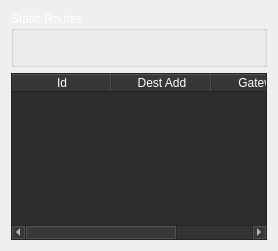
            <widget class="QWidget" name="page_8">
             <layout class="QVBoxLayout" name="verticalLayout_13">
              <item>
               <widget class="QGroupBox" name="groupBox_8">
                <property name="sizePolicy">
                 <sizepolicy hsizetype="Preferred" vsizetype="Preferred">
                  <horstretch>0</horstretch>
                  <verstretch>1</verstretch>
                 </sizepolicy>
                </property>
                <property name="palette">
                 <palette>
                  <active>
                   <colorrole role="WindowText">
                    <brush brushstyle="SolidPattern">
                     <color alpha="255">
                      <red>255</red>
                      <green>255</green>
                      <blue>255</blue>
                     </color>
                    </brush>
                   </colorrole>
                   <colorrole role="Button">
                    <brush brushstyle="SolidPattern">
                     <color alpha="255">
                      <red>45</red>
                      <green>45</green>
                      <blue>45</blue>
                     </color>
                    </brush>
                   </colorrole>
                   <colorrole role="Base">
                    <brush brushstyle="SolidPattern">
                     <color alpha="255">
                      <red>45</red>
                      <green>45</green>
                      <blue>45</blue>
                     </color>
                    </brush>
                   </colorrole>
                   <colorrole role="Window">
                    <brush brushstyle="SolidPattern">
                     <color alpha="255">
                      <red>45</red>
                      <green>45</green>
                      <blue>45</blue>
                     </color>
                    </brush>
                   </colorrole>
                  </active>
                  <inactive>
                   <colorrole role="WindowText">
                    <brush brushstyle="SolidPattern">
                     <color alpha="255">
                      <red>255</red>
                      <green>255</green>
                      <blue>255</blue>
                     </color>
                    </brush>
                   </colorrole>
                   <colorrole role="Button">
                    <brush brushstyle="SolidPattern">
                     <color alpha="255">
                      <red>45</red>
                      <green>45</green>
                      <blue>45</blue>
                     </color>
                    </brush>
                   </colorrole>
                   <colorrole role="Base">
                    <brush brushstyle="SolidPattern">
                     <color alpha="255">
                      <red>45</red>
                      <green>45</green>
                      <blue>45</blue>
                     </color>
                    </brush>
                   </colorrole>
                   <colorrole role="Window">
                    <brush brushstyle="SolidPattern">
                     <color alpha="255">
                      <red>45</red>
                      <green>45</green>
                      <blue>45</blue>
                     </color>
                    </brush>
                   </colorrole>
                  </inactive>
                  <disabled>
                   <colorrole role="WindowText">
                    <brush brushstyle="SolidPattern">
                     <color alpha="255">
                      <red>120</red>
                      <green>120</green>
                      <blue>120</blue>
                     </color>
                    </brush>
                   </colorrole>
                   <colorrole role="Button">
                    <brush brushstyle="SolidPattern">
                     <color alpha="255">
                      <red>45</red>
                      <green>45</green>
                      <blue>45</blue>
                     </color>
                    </brush>
                   </colorrole>
                   <colorrole role="Base">
                    <brush brushstyle="SolidPattern">
                     <color alpha="255">
                      <red>45</red>
                      <green>45</green>
                      <blue>45</blue>
                     </color>
                    </brush>
                   </colorrole>
                   <colorrole role="Window">
                    <brush brushstyle="SolidPattern">
                     <color alpha="255">
                      <red>45</red>
                      <green>45</green>
                      <blue>45</blue>
                     </color>
                    </brush>
                   </colorrole>
                  </disabled>
                 </palette>
                </property>
                <property name="title">
                 <string>Static Routes</string>
                </property>
                <widget class="QPushButton" name="btn_add_routes">
                 <property name="geometry">
                  <rect>
                   <x>50</x>
                   <y>80</y>
                   <width>111</width>
                   <height>41</height>
                  </rect>
                 </property>
                 <property name="palette">
                  <palette>
                   <active>
                    <colorrole role="Button">
                     <brush brushstyle="SolidPattern">
                      <color alpha="255">
                       <red>45</red>
                       <green>45</green>
                       <blue>45</blue>
                      </color>
                     </brush>
                    </colorrole>
                    <colorrole role="ButtonText">
                     <brush brushstyle="SolidPattern">
                      <color alpha="255">
                       <red>255</red>
                       <green>255</green>
                       <blue>255</blue>
                      </color>
                     </brush>
                    </colorrole>
                    <colorrole role="Base">
                     <brush brushstyle="SolidPattern">
                      <color alpha="255">
                       <red>45</red>
                       <green>45</green>
                       <blue>45</blue>
                      </color>
                     </brush>
                    </colorrole>
                    <colorrole role="Window">
                     <brush brushstyle="SolidPattern">
                      <color alpha="255">
                       <red>45</red>
                       <green>45</green>
                       <blue>45</blue>
                      </color>
                     </brush>
                    </colorrole>
                   </active>
                   <inactive>
                    <colorrole role="Button">
                     <brush brushstyle="SolidPattern">
                      <color alpha="255">
                       <red>45</red>
                       <green>45</green>
                       <blue>45</blue>
                      </color>
                     </brush>
                    </colorrole>
                    <colorrole role="ButtonText">
                     <brush brushstyle="SolidPattern">
                      <color alpha="255">
                       <red>255</red>
                       <green>255</green>
                       <blue>255</blue>
                      </color>
                     </brush>
                    </colorrole>
                    <colorrole role="Base">
                     <brush brushstyle="SolidPattern">
                      <color alpha="255">
                       <red>45</red>
                       <green>45</green>
                       <blue>45</blue>
                      </color>
                     </brush>
                    </colorrole>
                    <colorrole role="Window">
                     <brush brushstyle="SolidPattern">
                      <color alpha="255">
                       <red>45</red>
                       <green>45</green>
                       <blue>45</blue>
                      </color>
                     </brush>
                    </colorrole>
                   </inactive>
                   <disabled>
                    <colorrole role="Button">
                     <brush brushstyle="SolidPattern">
                      <color alpha="255">
                       <red>45</red>
                       <green>45</green>
                       <blue>45</blue>
                      </color>
                     </brush>
                    </colorrole>
                    <colorrole role="ButtonText">
                     <brush brushstyle="SolidPattern">
                      <color alpha="255">
                       <red>120</red>
                       <green>120</green>
                       <blue>120</blue>
                      </color>
                     </brush>
                    </colorrole>
                    <colorrole role="Base">
                     <brush brushstyle="SolidPattern">
                      <color alpha="255">
                       <red>45</red>
                       <green>45</green>
                       <blue>45</blue>
                      </color>
                     </brush>
                    </colorrole>
                    <colorrole role="Window">
                     <brush brushstyle="SolidPattern">
                      <color alpha="255">
                       <red>45</red>
                       <green>45</green>
                       <blue>45</blue>
                      </color>
                     </brush>
                    </colorrole>
                   </disabled>
                  </palette>
                 </property>
                 <property name="text">
                  <string>Add New</string>
                 </property>
                </widget>
                <widget class="QPushButton" name="btn_update_routes">
                 <property name="geometry">
                  <rect>
                   <x>190</x>
                   <y>80</y>
                   <width>111</width>
                   <height>41</height>
                  </rect>
                 </property>
                 <property name="palette">
                  <palette>
                   <active>
                    <colorrole role="Button">
                     <brush brushstyle="SolidPattern">
                      <color alpha="255">
                       <red>45</red>
                       <green>45</green>
                       <blue>45</blue>
                      </color>
                     </brush>
                    </colorrole>
                    <colorrole role="ButtonText">
                     <brush brushstyle="SolidPattern">
                      <color alpha="255">
                       <red>255</red>
                       <green>255</green>
                       <blue>255</blue>
                      </color>
                     </brush>
                    </colorrole>
                    <colorrole role="Base">
                     <brush brushstyle="SolidPattern">
                      <color alpha="255">
                       <red>45</red>
                       <green>45</green>
                       <blue>45</blue>
                      </color>
                     </brush>
                    </colorrole>
                    <colorrole role="Window">
                     <brush brushstyle="SolidPattern">
                      <color alpha="255">
                       <red>45</red>
                       <green>45</green>
                       <blue>45</blue>
                      </color>
                     </brush>
                    </colorrole>
                   </active>
                   <inactive>
                    <colorrole role="Button">
                     <brush brushstyle="SolidPattern">
                      <color alpha="255">
                       <red>45</red>
                       <green>45</green>
                       <blue>45</blue>
                      </color>
                     </brush>
                    </colorrole>
                    <colorrole role="ButtonText">
                     <brush brushstyle="SolidPattern">
                      <color alpha="255">
                       <red>255</red>
                       <green>255</green>
                       <blue>255</blue>
                      </color>
                     </brush>
                    </colorrole>
                    <colorrole role="Base">
                     <brush brushstyle="SolidPattern">
                      <color alpha="255">
                       <red>45</red>
                       <green>45</green>
                       <blue>45</blue>
                      </color>
                     </brush>
                    </colorrole>
                    <colorrole role="Window">
                     <brush brushstyle="SolidPattern">
                      <color alpha="255">
                       <red>45</red>
                       <green>45</green>
                       <blue>45</blue>
                      </color>
                     </brush>
                    </colorrole>
                   </inactive>
                   <disabled>
                    <colorrole role="Button">
                     <brush brushstyle="SolidPattern">
                      <color alpha="255">
                       <red>45</red>
                       <green>45</green>
                       <blue>45</blue>
                      </color>
                     </brush>
                    </colorrole>
                    <colorrole role="ButtonText">
                     <brush brushstyle="SolidPattern">
                      <color alpha="255">
                       <red>120</red>
                       <green>120</green>
                       <blue>120</blue>
                      </color>
                     </brush>
                    </colorrole>
                    <colorrole role="Base">
                     <brush brushstyle="SolidPattern">
                      <color alpha="255">
                       <red>45</red>
                       <green>45</green>
                       <blue>45</blue>
                      </color>
                     </brush>
                    </colorrole>
                    <colorrole role="Window">
                     <brush brushstyle="SolidPattern">
                      <color alpha="255">
                       <red>45</red>
                       <green>45</green>
                       <blue>45</blue>
                      </color>
                     </brush>
                    </colorrole>
                   </disabled>
                  </palette>
                 </property>
                 <property name="text">
                  <string>Update Selected</string>
                 </property>
                </widget>
                <widget class="QPushButton" name="btn_delete_routes">
                 <property name="geometry">
                  <rect>
                   <x>330</x>
                   <y>80</y>
                   <width>111</width>
                   <height>41</height>
                  </rect>
                 </property>
                 <property name="palette">
                  <palette>
                   <active>
                    <colorrole role="Button">
                     <brush brushstyle="SolidPattern">
                      <color alpha="255">
                       <red>45</red>
                       <green>45</green>
                       <blue>45</blue>
                      </color>
                     </brush>
                    </colorrole>
                    <colorrole role="ButtonText">
                     <brush brushstyle="SolidPattern">
                      <color alpha="255">
                       <red>255</red>
                       <green>255</green>
                       <blue>255</blue>
                      </color>
                     </brush>
                    </colorrole>
                    <colorrole role="Base">
                     <brush brushstyle="SolidPattern">
                      <color alpha="255">
                       <red>45</red>
                       <green>45</green>
                       <blue>45</blue>
                      </color>
                     </brush>
                    </colorrole>
                    <colorrole role="Window">
                     <brush brushstyle="SolidPattern">
                      <color alpha="255">
                       <red>45</red>
                       <green>45</green>
                       <blue>45</blue>
                      </color>
                     </brush>
                    </colorrole>
                   </active>
                   <inactive>
                    <colorrole role="Button">
                     <brush brushstyle="SolidPattern">
                      <color alpha="255">
                       <red>45</red>
                       <green>45</green>
                       <blue>45</blue>
                      </color>
                     </brush>
                    </colorrole>
                    <colorrole role="ButtonText">
                     <brush brushstyle="SolidPattern">
                      <color alpha="255">
                       <red>255</red>
                       <green>255</green>
                       <blue>255</blue>
                      </color>
                     </brush>
                    </colorrole>
                    <colorrole role="Base">
                     <brush brushstyle="SolidPattern">
                      <color alpha="255">
                       <red>45</red>
                       <green>45</green>
                       <blue>45</blue>
                      </color>
                     </brush>
                    </colorrole>
                    <colorrole role="Window">
                     <brush brushstyle="SolidPattern">
                      <color alpha="255">
                       <red>45</red>
                       <green>45</green>
                       <blue>45</blue>
                      </color>
                     </brush>
                    </colorrole>
                   </inactive>
                   <disabled>
                    <colorrole role="Button">
                     <brush brushstyle="SolidPattern">
                      <color alpha="255">
                       <red>45</red>
                       <green>45</green>
                       <blue>45</blue>
                      </color>
                     </brush>
                    </colorrole>
                    <colorrole role="ButtonText">
                     <brush brushstyle="SolidPattern">
                      <color alpha="255">
                       <red>120</red>
                       <green>120</green>
                       <blue>120</blue>
                      </color>
                     </brush>
                    </colorrole>
                    <colorrole role="Base">
                     <brush brushstyle="SolidPattern">
                      <color alpha="255">
                       <red>45</red>
                       <green>45</green>
                       <blue>45</blue>
                      </color>
                     </brush>
                    </colorrole>
                    <colorrole role="Window">
                     <brush brushstyle="SolidPattern">
                      <color alpha="255">
                       <red>45</red>
                       <green>45</green>
                       <blue>45</blue>
                      </color>
                     </brush>
                    </colorrole>
                   </disabled>
                  </palette>
                 </property>
                 <property name="text">
                  <string>Delete Selected</string>
                 </property>
                </widget>
               </widget>
              </item>
              <item>
               <widget class="QTableWidget" name="staticroutestable">
                <property name="sizePolicy">
                 <sizepolicy hsizetype="Expanding" vsizetype="Expanding">
                  <horstretch>0</horstretch>
                  <verstretch>3</verstretch>
                 </sizepolicy>
                </property>
                <property name="palette">
                 <palette>
                  <active>
                   <colorrole role="WindowText">
                    <brush brushstyle="SolidPattern">
                     <color alpha="255">
                      <red>255</red>
                      <green>255</green>
                      <blue>255</blue>
                     </color>
                    </brush>
                   </colorrole>
                   <colorrole role="Button">
                    <brush brushstyle="SolidPattern">
                     <color alpha="255">
                      <red>45</red>
                      <green>45</green>
                      <blue>45</blue>
                     </color>
                    </brush>
                   </colorrole>
                   <colorrole role="Text">
                    <brush brushstyle="SolidPattern">
                     <color alpha="255">
                      <red>255</red>
                      <green>255</green>
                      <blue>255</blue>
                     </color>
                    </brush>
                   </colorrole>
                   <colorrole role="ButtonText">
                    <brush brushstyle="SolidPattern">
                     <color alpha="255">
                      <red>255</red>
                      <green>255</green>
                      <blue>255</blue>
                     </color>
                    </brush>
                   </colorrole>
                   <colorrole role="Base">
                    <brush brushstyle="SolidPattern">
                     <color alpha="255">
                      <red>45</red>
                      <green>45</green>
                      <blue>45</blue>
                     </color>
                    </brush>
                   </colorrole>
                   <colorrole role="Window">
                    <brush brushstyle="SolidPattern">
                     <color alpha="255">
                      <red>45</red>
                      <green>45</green>
                      <blue>45</blue>
                     </color>
                    </brush>
                   </colorrole>
                  </active>
                  <inactive>
                   <colorrole role="WindowText">
                    <brush brushstyle="SolidPattern">
                     <color alpha="255">
                      <red>255</red>
                      <green>255</green>
                      <blue>255</blue>
                     </color>
                    </brush>
                   </colorrole>
                   <colorrole role="Button">
                    <brush brushstyle="SolidPattern">
                     <color alpha="255">
                      <red>45</red>
                      <green>45</green>
                      <blue>45</blue>
                     </color>
                    </brush>
                   </colorrole>
                   <colorrole role="Text">
                    <brush brushstyle="SolidPattern">
                     <color alpha="255">
                      <red>255</red>
                      <green>255</green>
                      <blue>255</blue>
                     </color>
                    </brush>
                   </colorrole>
                   <colorrole role="ButtonText">
                    <brush brushstyle="SolidPattern">
                     <color alpha="255">
                      <red>255</red>
                      <green>255</green>
                      <blue>255</blue>
                     </color>
                    </brush>
                   </colorrole>
                   <colorrole role="Base">
                    <brush brushstyle="SolidPattern">
                     <color alpha="255">
                      <red>45</red>
                      <green>45</green>
                      <blue>45</blue>
                     </color>
                    </brush>
                   </colorrole>
                   <colorrole role="Window">
                    <brush brushstyle="SolidPattern">
                     <color alpha="255">
                      <red>45</red>
                      <green>45</green>
                      <blue>45</blue>
                     </color>
                    </brush>
                   </colorrole>
                  </inactive>
                  <disabled>
                   <colorrole role="WindowText">
                    <brush brushstyle="SolidPattern">
                     <color alpha="255">
                      <red>120</red>
                      <green>120</green>
                      <blue>120</blue>
                     </color>
                    </brush>
                   </colorrole>
                   <colorrole role="Button">
                    <brush brushstyle="SolidPattern">
                     <color alpha="255">
                      <red>45</red>
                      <green>45</green>
                      <blue>45</blue>
                     </color>
                    </brush>
                   </colorrole>
                   <colorrole role="Text">
                    <brush brushstyle="SolidPattern">
                     <color alpha="255">
                      <red>120</red>
                      <green>120</green>
                      <blue>120</blue>
                     </color>
                    </brush>
                   </colorrole>
                   <colorrole role="ButtonText">
                    <brush brushstyle="SolidPattern">
                     <color alpha="255">
                      <red>120</red>
                      <green>120</green>
                      <blue>120</blue>
                     </color>
                    </brush>
                   </colorrole>
                   <colorrole role="Base">
                    <brush brushstyle="SolidPattern">
                     <color alpha="255">
                      <red>45</red>
                      <green>45</green>
                      <blue>45</blue>
                     </color>
                    </brush>
                   </colorrole>
                   <colorrole role="Window">
                    <brush brushstyle="SolidPattern">
                     <color alpha="255">
                      <red>45</red>
                      <green>45</green>
                      <blue>45</blue>
                     </color>
                    </brush>
                   </colorrole>
                  </disabled>
                 </palette>
                </property>
                <attribute name="verticalHeaderVisible">
                 <bool>false</bool>
                </attribute>
                <column>
                 <property name="text">
                  <string>Id</string>
                 </property>
                </column>
                <column>
                 <property name="text">
                  <string>Dest Add</string>
                 </property>
                </column>
                <column>
                 <property name="text">
                  <string>Gateway</string>
                 </property>
                </column>
               </widget>
              </item>
             </layout>
            </widget>
